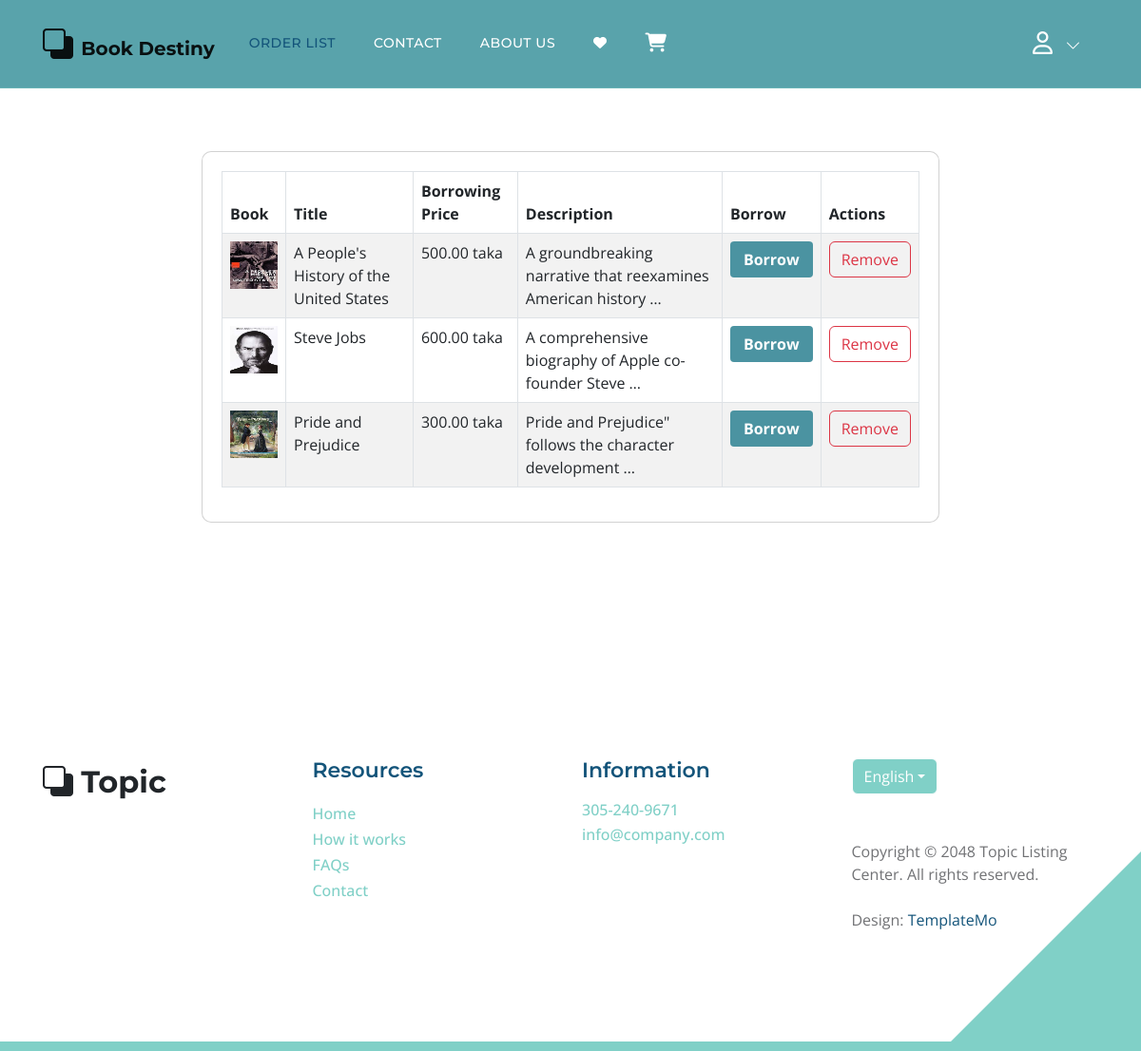
Screenshot of /wishlist/wishlist/ (signed in) with the database file from the repository.
### wishlist/models.py (models this page shows)
class Wishlist(models.Model):
    user = models.ForeignKey(User, on_delete=models.CASCADE)
    book = models.ForeignKey(Book, on_delete=models.CASCADE)

### library/models.py (models this page shows, shortened)
class Book(models.Model):
    category = models.ManyToManyField(Category) # ekta post multiple categorir moddhe thakte pare abar ekta categorir moddhe multiple post thakte pare
    title = models.CharField(max_length=50)
    author = models.CharField(max_length=100)
    ISBN = models.CharField(max_length=13)
    publication_date = models.DateField()
    genre = models.CharField(max_length=50)
    availability_status = models.BooleanField(default=True)
    description= models.TextField()
    available_copies = models.PositiveIntegerField(default=0)  # Added a field for available copies
    borrowing_price= models.DecimalField(max_digits=10, decimal_places=2)
    image=models.ImageField(upload_to='Library/media/uploads/',blank=True,null=True)
    borrow_book = models.BooleanField(default=False)

### wishlist/views.py (the view)
# urls.py: path('wishlist/',include('wishlist.urls')),
@login_required
def wishlist(request):
    wishlist = Wishlist.objects.filter(user=request.user)
    return render(request, 'wishlist.html', {'wishlist': wishlist})

### order/context_processors.py (called while the page is built)
def cart_item_count(request):
    if request.user.is_authenticated:
        cart_count = Cart.objects.filter(user=request.user, purchased=False).count()
    else:
        cart_count = 0
    return {'cart_count': cart_count}

### wishlist/templates/wishlist.html
{% extends "base.html" %}
{% load static %}
{% load crispy_forms_tags %}
{% block content %}
<div class="container-fluid py-5" style="margin-bottom:100px">
  <h2 class="font-bold text-3xl text-white text-center pb-5">My Wishlist</h2>
  <div class="row justify-content-center">
    <div class="col-lg-8">
      <div class="card">
        <div class="card-body">
          <div class="table-responsive">
            <table class="table table-bordered table-striped">
              <thead class="bg-gray-200">
                <tr>
                  <th scope="col">Book</th>
                  <th scope="col">Title</th>
                  <th scope="col">Borrowing Price</th>
                  <th scope="col">Description</th>
                  <th scope="col">Borrow</th>
                  <th scope="col">Actions</th>
                </tr>
              </thead>
              <tbody>
                {% for item in wishlist %}
                <tr>
                  <td>
                    {% if item.book.image %}
                    <img src="{{ item.book.image.url }}" alt="{{ item.book.title }}" style="width: 50px; height: 50px;">
                    {% else %}
                    <div class="w-16 h-16 bg-gray-300 rounded-full"></div>
                    {% endif %}
                  </td>
                  <td>{{ item.book.title }}</td>
                  <td>{{ item.book.borrowing_price }} taka</td>
                  <td>{{ item.book.description | truncatewords:7 }}</td>
                  <td>
                    <a href="{% url 'detail_book' item.book.id %}" class="btn btn-primary">Borrow</a>
                  </td>
                  <td>
                    <a href="{% url 'remove_from_wishlist' wishlist_id=item.id %}" class="btn btn-outline-danger">Remove</a>
                  </td>
                </tr>
                {% endfor %}
              </tbody>
            </table>
          </div>
        </div>
      </div>
    </div>
  </div>
</div>
{% endblock content %}

### core/static/css/style.css (style rules this page uses)
.card-body { padding: 2rem; }
.btn-primary { background-color:#4B93A1; border: 2px solid transparent; color: #ffffff; font-weight: bold; line-height: normal; transition: all 0.3s; }
.btn-primary { background-color: #4B93A1; color: #ffffff; border-radius: 0.25rem; transition: background-color 0.3s, border-color 0.3s; }
.card { border-radius: 10px; overflow: hidden; }
.card-body { padding: 1.25rem; }

### core/static/css/templatemo-topic-listing.css (style rules this page uses)
:root { --white-color: #ffffff; --primary-color: #13547a; --secondary-color: #80d0c7; --section-bg-color: #f0f8ff; --custom-btn-bg-color: #80d0c7; --custom-btn-bg-hover-color: #13547a; --dark-color: #000000; --p-color: #717275; --border-color: #7fffd4; --link-hover-color: #13547a; --body-font-family: 'Open Sans', sans-serif; --title-font-family: 'Montserrat', sans-serif; --h1-font-size: 58px; --h2-font-size: 46px; --h3-font-size: 32px; --h4-font-size: 28px; --h5-font-size: 24px; --h6-font-size: 22px; --p-font-size: 20px; --menu-font-size: 14px; --btn-font-size: 18px; --copyright-font-size: 16px; --border-radius-large: 100px; --border-radius-medium: 20px; --border-radius-small: 10px; --font-weight-normal: 400; --font-weight-medium: 500; --font-weight-semibold: 600; --font-weight-bold: 700; }
body { background-color: var(--white-color); font-family: var(--body-font-family); }
h2, h3, h4, h5, h6 { color: var(--dark-color); }
h1, h2, h3, h4, h5, h6 { font-family: var(--title-font-family); font-weight: var(--font-weight-semibold); }
h2 { font-size: var(--h2-font-size); font-weight: var(--font-weight-bold); }
a, button { touch-action: manipulation; transition: all 0.3s; }
a { display: inline-block; color: var(--primary-color); text-decoration: none; }

### rows the page displays
Wishlist: book.image (picture), book "A People's History of the United States", book.borrowing_price "500.00", book.description "A groundbreaking narrative that reexamines American history …"
Wishlist: book.image (picture), book "Steve Jobs", book.borrowing_price "600.00", book.description "A comprehensive biography of Apple co-founder Steve …"
Wishlist: book.image (picture), book "Pride and Prejudice", book.borrowing_price "300.00", book.description "Pride and Prejudice\" follows the character development …"
